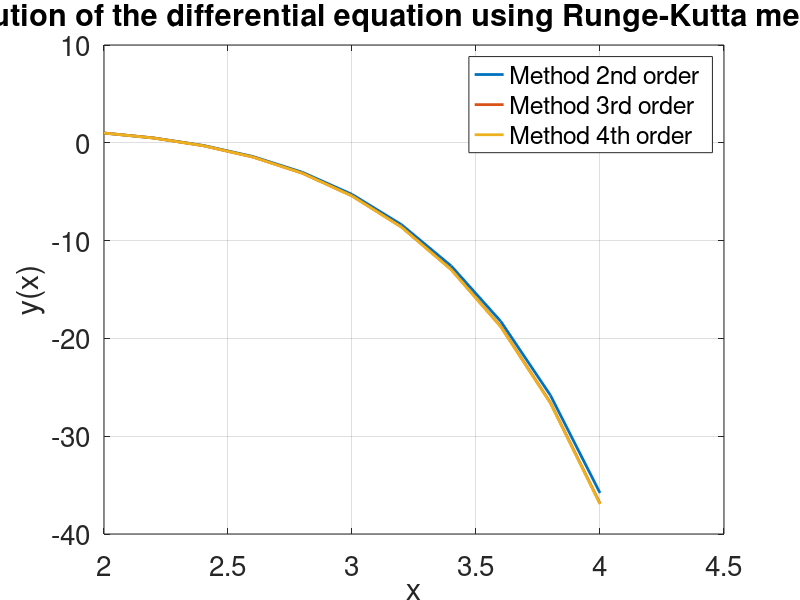

MATLAB code to generate this figure:
disp('Lab 3')

function y = f(x, u)
    y = zeros(2, 1);
    y(1) = u(2);
    y(2) = 2 * u(2) - u(1);
end

function y = analytic_solution(x)
    y = 7 * exp(x-2) - 3 * exp(x-2) * x;
end

% Initial conditions
x0 = 2.0;
y0 = 1.0;
z0 = -2.0;
u0 = [y0; z0];

% Integration interval
x_end = 4.0;

% Integration step
h = 0.2;

function [t_values, y_values] = runge_kutta2(f, u0, x0, x_end, h)
    x = x0;
    u = u0;
    y_values = [u(1)];
    t_values = [x];
    while x < x_end
        k1 = h * f(x, u);
        k2 = h * f(x + h, u + k1);
        u = u + 0.5 * (k1 + k2);
        x = x + h;
        y_values = [y_values; u(1)];
        t_values = [t_values; x];
    end
end

function [t_values, y_values] = runge_kutta3(f, u0, x0, x_end, h)
    x = x0;
    u = u0;
    y_values = [u(1)];
    t_values = [x];
    while x < x_end
        k1 = h * f(x, u);
        k2 = h * f(x + 0.5 * h, u + 0.5 * k1);
        k3 = h * f(x + h, u - k1 + 2 * k2);
        u = u + (1/6) * (k1 + 4 * k2 + k3);
        x = x + h;
        y_values = [y_values; u(1)];
        t_values = [t_values; x];
    end
end

function [t_values, y_values] = runge_kutta4(f, u0, x0, x_end, h)
    x = x0;
    u = u0;
    y_values = [u(1)];
    t_values = [x];
    while x < x_end
        k1 = h * f(x, u);
        k2 = h * f(x + 0.5 * h, u + 0.5 * k1);
        k3 = h * f(x + 0.5 * h, u + 0.5 * k2);
        k4 = h * f(x + h, u + k3);
        u = u + (1/6) * (k1 + 2 * k2 + 2 * k3 + k4);
        x = x + h;
        y_values = [y_values; u(1)];
        t_values = [t_values; x];
    end
end

[t_values_rk2, y_values_rk2] = runge_kutta2(@f, u0, x0, x_end, h);
[t_values_rk3, y_values_rk3] = runge_kutta3(@f, u0, x0, x_end, h);
[t_values_rk4, y_values_rk4] = runge_kutta4(@f, u0, x0, x_end, h);


plot(t_values_rk2, y_values_rk2, 'LineWidth', 2);
hold on;
plot(t_values_rk3, y_values_rk3, 'LineWidth', 2);
plot(t_values_rk4, y_values_rk4, 'LineWidth', 2);
xlabel('x', 'FontSize', 20);
ylabel('y(x)', 'FontSize', 20);
legend('Method 2nd order', 'Method 3rd order', 'Method 4th order', 'FontSize', 20);
title('Solution of the differential equation using Runge-Kutta methods', 'FontSize', 16);
grid on;
set(gca, 'FontSize', 20);
hold off;

error_rk2 = mean(abs(arrayfun(@analytic_solution, t_values_rk2) - y_values_rk2));
error_rk3 = mean(abs(arrayfun(@analytic_solution, t_values_rk3) - y_values_rk3));
error_rk4 = mean(abs(arrayfun(@analytic_solution, t_values_rk4) - y_values_rk4));

fprintf('Error (2nd order): %f\nError (3rd order): %f\nError (4th order): %f\n', error_rk2, error_rk3, error_rk4);
